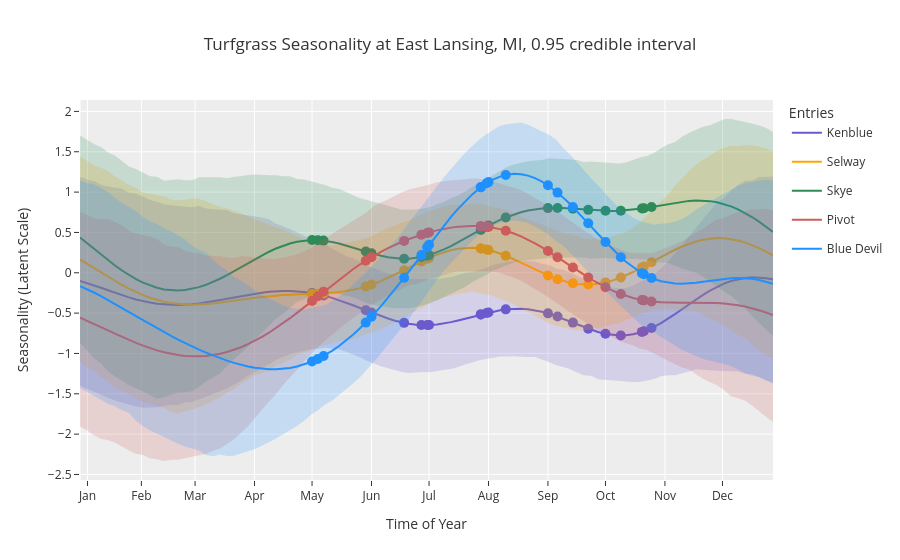

Source (notebook cell):
### Code cell
plot_entries_at_loc(entry_strs = ['kenblue', 'selway', 'skye', 'pivot', 'blue devil'],
                        df = df,
                        fit = fit,
                        entry_name2code = entry_name2code,
                        testloc_code2name = testloc_code2name,
                        loc_code = 2,
                        ci = 0.95,
                        pred_N = 100)
